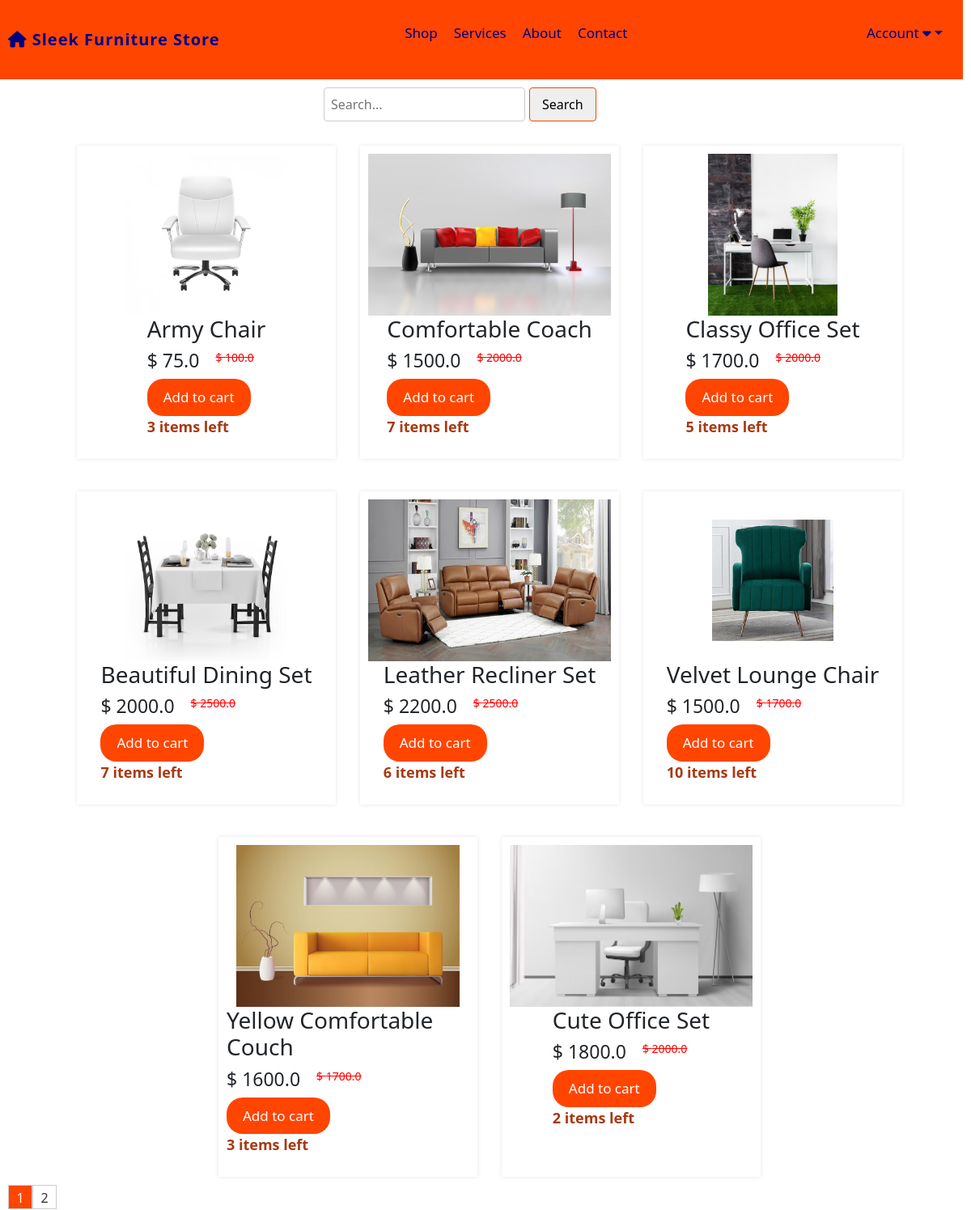
The app's page /all_products with its own data.
### website/models.py (models this page shows, shortened)
class Product(db.Model):
    id = db.Column(db.Integer, primary_key=True)
    product_name = db.Column(db.String(100), nullable=False)
    current_price = db.Column(db.Float, nullable=False)
    previous_price = db.Column(db.Float, nullable=False)
    in_stock = db.Column(db.Integer, nullable=False)
    product_picture = db.Column(db.String(1000), nullable=False)
    flash_sale = db.Column(db.Boolean, default=False)
    date_added = db.Column(db.DateTime(), default=datetime.utcnow)
    carts = db.relationship('Cart', backref='product', cascade='all, delete-orphan')
    orders = db.relationship('Order', backref='product', cascade='all, delete-orphan')

### website/views.py (the view)
@views.route('/all_products')
def products():
    page = request.args.get('page', 1, type=int)
    per_page = 8
    items = Product.query.paginate(page=page, per_page=per_page)
    cart_items = Cart.query.filter_by(customer_link=current_user.id).all() if current_user.is_authenticated else []
    return render_template('allproducts.html', items=items, cart=cart_items)

### website/templates/allproducts.html (shortened to what this page needs)
{% extends 'base.html' %}
{% block content %}
<form class="search-form" role="search" action="/search" method="POST">
    <input name="search" type="search" placeholder="Search..." aria-label="Search">
    <button type="submit">Search</button>
</form>
<div class="homediv-container">
    {% for item in items %}
    <div class="home-products">
        <div class="product">
            <a href="{{ url_for('views.product', item_id=item.id) }}"><img class="displayimg" src="{{ item.product_picture }}" alt=""></a>
            <div class="product-details">
                <h3>{{ item.product_name }}</h6>
                <div class="price">
                    <h5>$ {{ item.current_price }}</h5>
                    <strike><p>$ {{ item.previous_price }}</p></strike>
                </div>
                <div class="actions">
                    <button><a href="/add-to-cart/{{ item.id }}">Add to cart</a></button>
                    <p style="color: rgb(167, 57, 17); font-weight: 600; font-size: 18px;">{{ item.in_stock }} items left</p>
                </div>
            </div>
        </div>
    </div>
    {% endfor %}
</div>
<div class="pagination">
    {% for page_num in items.iter_pages(left_edge=1, right_edge=1, left_current=1, right_current=2) %}
        {% if page_num %}
            {% if items.page == page_num %}
                <a href="{{ url_for('views.products', page=page_num) }}" class="current-page">{{ page_num }}</a>
            {% else %}
                <a href="{{ url_for('views.products', page=page_num) }}">{{ page_num }}</a>
            {% endif %}
        {% else %}
            <span class="ellipsis">...</span>
        {% endif %}
    {% endfor %}
</div>
{% endblock %}

### website/static/css/navigation.css (style rules this page uses)
body { font-family: 'Arial', sans-serif; margin: 0; padding: 0; background: #eaeaea; }
.displayimg { height: 202px; width: 180px; max-width: 100%; }

### website/static/css/home.css (style rules this page uses)
.homediv-container { display: flex; flex-wrap: wrap; gap: 20px; justify-content: center; }
.home-products { margin-top: 20px; margin-left: 10px; padding: 10px; align-items: center; box-shadow: 0 0 5px rgba(0, 0, 0, 0.1); }
.product { display: flex; flex-direction: column; width: 300px; align-items: center; }
.product img { max-width: 100%; width: 100%; height: 200px; }
.product-details { flex: 1; }
.product-details h3 { font-size: 28px; }
.price { display: flex; align-items: center; }
.price h5 { margin-right: 20px; font-size: 23px; }
.price strike { font-size: 14px; color: red; }
.actions a { text-decoration: none; }
.actions button { color: #fff; background-color: orangered; padding: 10px 20px; font-size: 17px; border: none; border-radius: 20px; }
.actions button a { color: #fff; }
.pagination { display: flex; margin-left: 10px; margin-top: 10px; }
.pagination a { display: inline-block; width: 30px; height: 30px; text-align: center; line-height: 30px; border: 1px solid #ccc; text-decoration: none; color: #333; }
.pagination a.current-page { background-color: orangered; color: white; }
.search-form { display: flex; align-items: center; margin: 10px auto; width: 400px; }
.search-form input[type="search"] { padding: 8px; border-radius: 4px; border: 1px solid #ccc; margin-right: 5px; }
.search-form button { padding: 8px 15px; border-radius: 4px; border: 1px solid orangered; cursor: pointer; }

### records on screen
Product: product_picture (picture), product_name "Army Chair", current_price "75.0", previous_price "100.0", in_stock "3"
Product: product_picture (picture), product_name "Comfortable Coach", current_price "1500.0", previous_price "2000.0", in_stock "7"
Product: product_picture (picture), product_name "Classy Office Set", current_price "1700.0", previous_price "2000.0", in_stock "5"
Product: product_picture (picture), product_name "Beautiful Dining Set", current_price "2000.0", previous_price "2500.0", in_stock "7"
Product: product_picture (picture), product_name "Leather Recliner Set", current_price "2200.0", previous_price "2500.0", in_stock "6"
Product: product_picture (picture), product_name "Velvet Lounge Chair", current_price "1500.0", previous_price "1700.0", in_stock "10"
Product: product_picture (picture), product_name "Yellow Comfortable Couch", current_price "1600.0", previous_price "1700.0", in_stock "3"
Product: product_picture (picture), product_name "Cute Office Set", current_price "1800.0", previous_price "2000.0", in_stock "2"

### other values on screen
{{ page_num }} "1"
{{ page_num }} "2"
